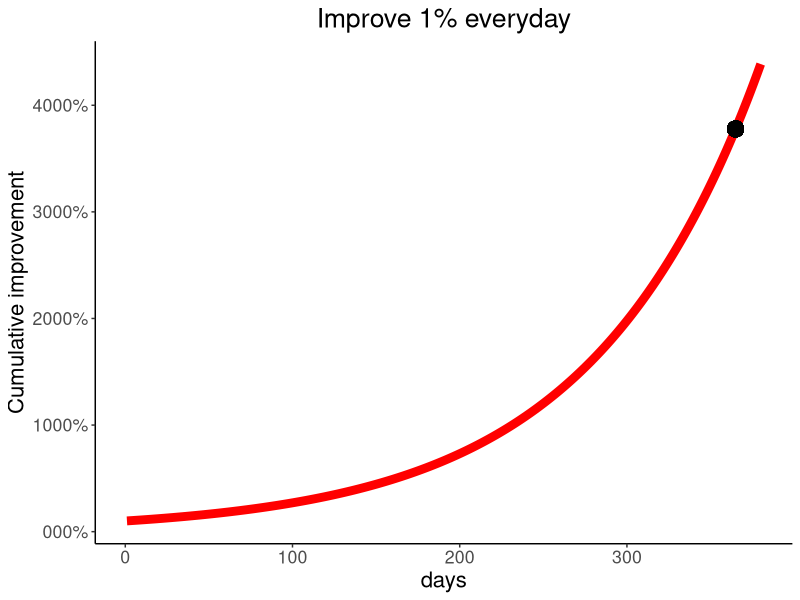
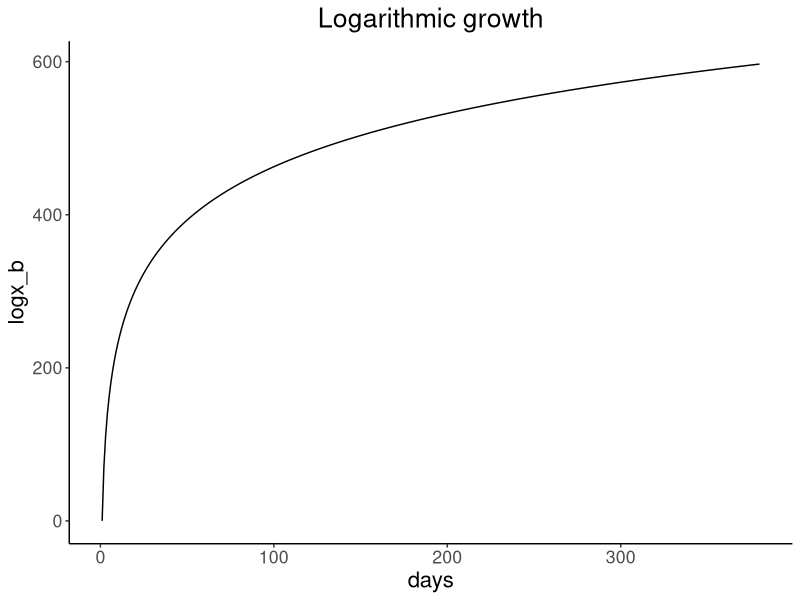
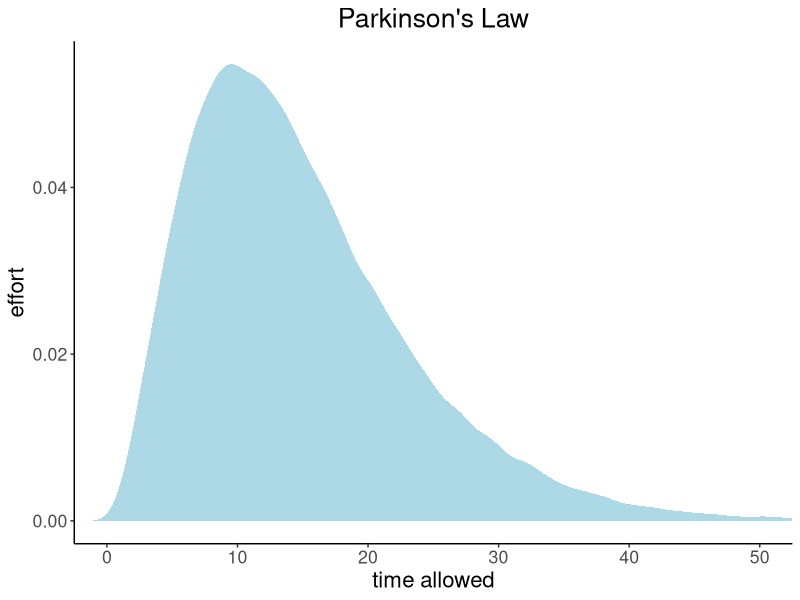
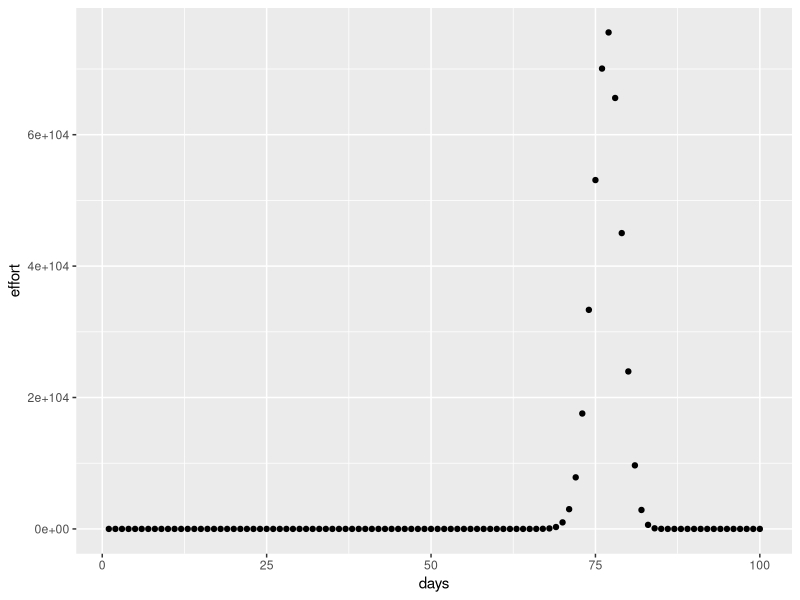
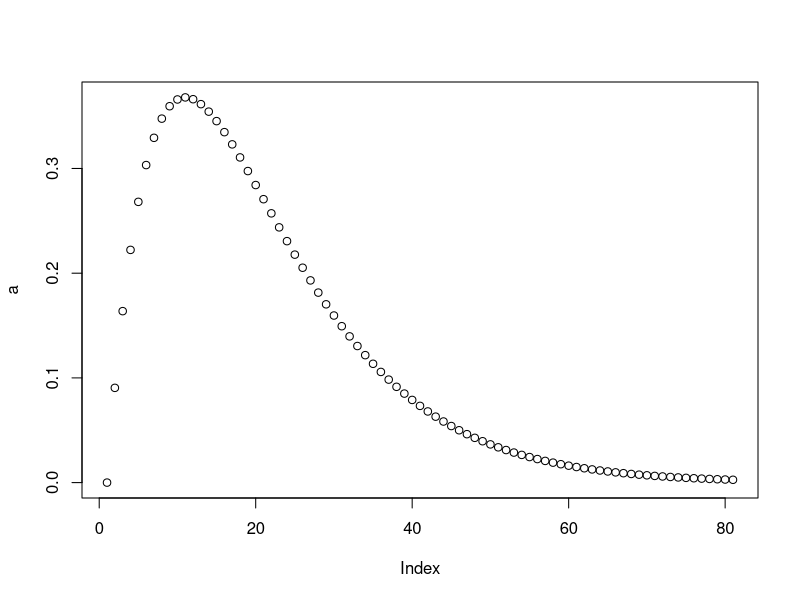

Recreate these plots in R, in order.
## ---- chunk 1
library(tidyverse)
days <- 1:380
b <- rep(1.01, 380)
results <- b^days
logx_b <- log(days, b)
logexp <- data.frame(days, b, results, logx_b)


logexp %>% 
  ggplot(aes(x=days, y=results)) +
  geom_line(size=3, color = "red") + 
  theme_classic() +
   theme(text = element_text(size=16), 
         plot.title =element_text(hjust=0.5)) +
  labs(title = "Improve 1% everyday", y = "Cumulative improvement") + scale_y_continuous(labels = function(x) paste0(x, "00%")) + geom_point(aes(x=365, y=37.78), size=5)
  
# geom_hline(yintercept=37.5, lty=2) + geom_vline(xintercept = 365, lty=2)

logexp %>% 
  ggplot(aes(x=days, y=logx_b)) + 
  geom_line() +
  theme_classic() + 
  theme(text = element_text(size=16), 
         plot.title =element_text(hjust=0.5)) +
  labs(title = "Logarithmic growth") 
## ---- chunk 2
library(ggplot2)
library(MASS)

# Generate gamma rvs

x <- rgamma(100000, shape = 3, rate = 0.2)

den <- density(x)

dat <- data.frame(x = den$x, y = den$y)

# Plot density as points

ggplot(data = dat, aes(x = x, y = y)) + 
  geom_area(fill="lightblue") +
  theme_classic() +
  theme(text = element_text(size=16), 
         plot.title =element_text(hjust=0.5)) +
  labs(title = "Parkinson's Law", x = "time allowed", y = "effort") + coord_cartesian(xlim = c(0, 50))

vec <- dat$y
## ---- chunk 3
library(tidyverse)
# Parkinson's Law

# effort = x = (2k^m+ p) / n 
 
# Where m is equal to time.
# n is effective units being administered

days <- 1:100
p <- 10
n <- 50
k <- 100:1
effort <- ((2*(k^days))+p)/n

park <- data.frame(days, effort)
park %>% ggplot(aes(x=days, y=effort)) + geom_point()
## ---- chunk 4
a <- seq(0,8, by=0.1) / exp(seq(0,8, by=0.1) )
plot(a)
## ---- chunk 5

